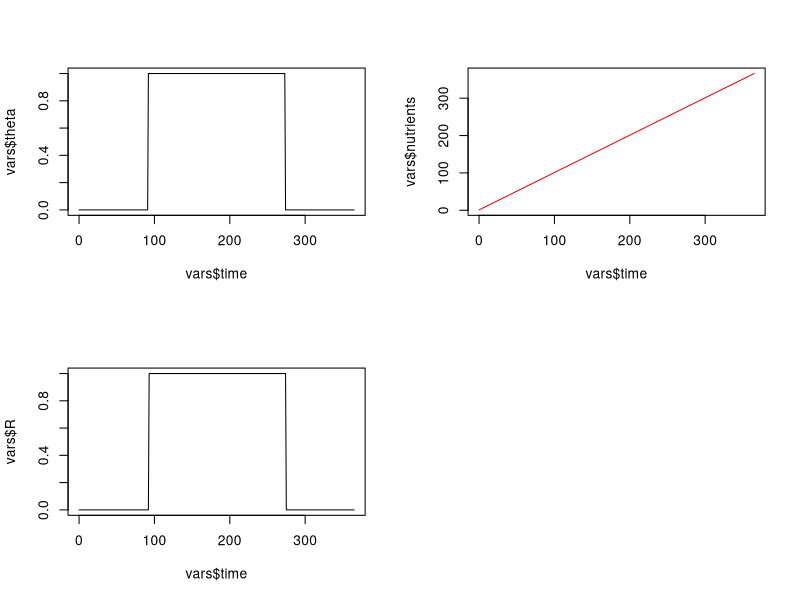

This figure's R source:
# Libraries --------------------------------------------------------------

library(ggplot2)

# Functions --------------------------------------------------------------

physical_control <- function(t) {
  y <- sin(((2 * pi * t) / T_period) - (pi / 2))

  y > 0
}

growth_rate <- function(t, vars) {
  r * vars$theta
}

nutrients <- function(t) {
  1
}

# Model parameters -------------------------------------------------------

t_0 <- 0
t_f <- 365
dt <- 1

time_seq <- seq(t_0, t_f, dt)

# Constants --------------------------------------------------------------

T_period <- 365
r <- 1

# Initialize tracked variables -------------------------------------------
zeros <- rep(0, length(time_seq))

vars <- data.frame(
  "time" = seq(t_0, t_f, dt),
  "theta" = zeros,
  "R" = zeros,
  "nutrients" = zeros,
  "zooplankton" = zeros,
  "phytoplankton" = zeros,
  "detritus" = zeros
)

vars$nutrients[1] <- 1
vars$zooplankton[1] <- 1
vars$phytoplankton[1] <- 1
vars$detritus[1] <- 1

# Main model loop --------------------------------------------------------

for (i in 2:length(time_seq)) {
  t <- vars$time[i]
  vars_before <- vars[i - 1, ]

  vars$theta[i] <- physical_control(t)
  vars$R[i] <- growth_rate(t, vars_before)
  
  dNdt <- nutrients(t)

  vars$nutrients[i] <- vars$nutrients[i - 1] + nutrients(t) * dt
  # vars$zooplankton[i] <- vars$zooplankton[i - 1] + zooplankton(t) * dt
  # vars$phytoplankton[i] <- vars$phytoplankton[i - 1] + phytoplankton(t) * dt
  # vars$detritus[i] <- vars$detritus[i - 1] + detritus(t) * dt
}

# Plot results -----------------------------------------------------------

par(mfrow = c(2, 2))
plot(vars$time, vars$theta, type = "l", col = "black")
plot(vars$time, vars$nutrients, type = "l", col = "red")

plot(vars$time, vars$R, type = "l", col = "black")
